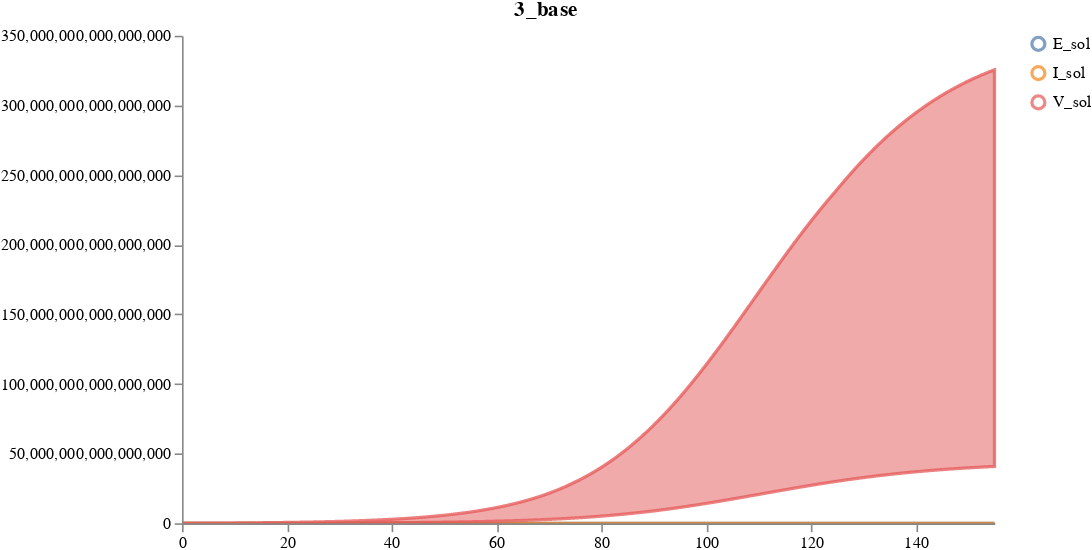

Source (notebook cell):
### Code cell
num_samples = 5
start_time = 0
end_time = 155 # between 10/02/2020 and 01/25/2021
num_timepoints = (end_time-start_time)*10 + 1
timepoints = list(get_tspan(start_time, end_time, num_timepoints).detach().numpy())

results_3_base = load_and_sample_petri_model(
        tm, num_samples, timepoints=timepoints, method="dopri5",
    visual_options={"title": "3_base", "subset":["I_sol", "E_sol", "V_sol"]}, time_unit="days")
display(results_3_base['data'])
#display(results_3_base)
plots.ipy_display(results_3_base["visual"])

### Figure 1 — Vega specification as saved in the notebook (floating-point values rounded to 4 significant figures; data arrays with more than 128 entries replaced by an {"elided": "..."} marker saying what was removed)
{"$schema": "https://vega.github.io/schema/vega/v5.json", "axes": [{"name": "x_axis", "orient": "bottom", "scale": "xscale", "zindex": 100}, {"name": "y_axis", "orient": "left", "scale": "yscale", "zindex": 100}], "data": [{"name": "distributions", "values": {"elided": "4653 records"}}, {"name": "traces", "transform": [{"expr": "isValid(datum.value)", "type": "filter"}], "values": []}, {"name": "points", "values": []}, {"name": "markers", "values": []}, {"name": "selected", "on": [{"remove": true, "trigger": "clear"}, {"remove": true, "trigger": "!shift"}, {"insert": "clicked", "trigger": "!shift && clicked"}, {"toggle": "clicked", "trigger": "shift && clicked"}]}], "height": 300, "legends": [{"encode": {"labels": {"interactive": true, "name": "legendLabel", "update": {"opacity": [{"test": "!length(data('selected')) || indata('selected', 'value', datum.value)", "value": 1}, {"value": 0.25}]}}, "symbols": {"interactive": true, "name": "legendSymbol", "update": {"fill": {"value": "transparent"}, "opacity": [{"test": "!length(data('selected')) || indata('selected', 'value', datum.value)", "value": 0.7}, {"value": 0.15}], "size": {"value": 64}, "strokeWidth": {"value": 2}}}}, "name": "color_legend", "stroke": "color"}], "marks": [{"from": {"facet": {"data": "points", "groupby": "trajectory", "name": "points_split"}}, "marks": [{"encode": {"hover": {"fillOpacity": {"value": 0.9}}, "update": {"fill": {"field": "trajectory", "scale": "color"}, "fillOpacity": [{"test": "!length(data('selected')) || indata('selected', 'value', datum.trajectory)", "value": 0.5}, {"value": 0.15}], "size": {"value": 10}, "stroke": {"field": "trajectory", "scale": "color"}, "strokeOpacity": [{"test": "!length(data('selected')) || indata('selected', 'value', datum.trajectory)", "value": 0.75}, {"value": 0.15}], "strokeWidth": {"value": 2}, "tooltip": {"field": "value"}, "x": {"field": "timepoint", "scale": "xscale"}, "y": {"field": "value", "scale": "yscale"}}}, "from": {"data": "points"}, "name": "_points_symbol", "type": "symbol", "zindex": 3}, {"encode": {"hover": {"fillOpacity": {"value": 0.9}}, "update": {"interpolate": {"value": "linear"}, "stroke": {"field": "trajectory", "scale": "color"}, "strokeOpacity": [{"test": "!length(data('selected')) || indata('selected', 'value', datum.trajectory)", "value": 0.3}, {"value": 0.1}], "strokeWidth": {"value": 2}, "x": {"field": "timepoint", "scale": "xscale"}, "y": {"field": "value", "scale": "yscale"}}}, "from": {"data": "points"}, "name": "_points_line", "type": "line", "zindex": 3}], "name": "_points", "type": "group", "zindex": 3}, {"from": {"facet": {"data": "traces", "groupby": "trajectory", "name": "traces_split"}}, "marks": [{"encode": {"hover": {"fillOpacity": {"value": 0.9}}, "update": {"interpolate": {"value": "linear"}, "stroke": {"field": "trajectory", "scale": "color"}, "strokeOpacity": [{"test": "!length(data('selected')) || indata('selected', 'value', datum.trajectory)", "value": 0.75}, {"value": 0.15}], "strokeWidth": {"value": 2}, "x": {"field": "timepoint", "scale": "xscale"}, "y": {"field": "value", "scale": "yscale"}}}, "from": {"data": "traces_split"}, "name": "_traces_lines", "type": "line"}], "name": "_traces", "type": "group", "zindex": 2}, {"from": {"facet": {"data": "distributions", "groupby": "trajectory", "name": "trajectory_split"}}, "marks": [{"encode": {"hover": {"fillOpacity": {"value": 0.9}}, "update": {"fill": {"field": "trajectory", "scale": "color"}, "fillOpacity": [{"test": "!length(data('selected')) || indata('selected', 'value', datum.trajectory)", "value": 0.5}, {"value": 0.15}], "interpolate": {"value": "linear"}, "stroke": {"field": "trajectory", "scale": "color"}, "strokeOpacity": [{"test": "!length(data('selected')) || indata('selected', 'value', datum.trajectory)", "value": 0.75}, {"value": 0.15}], "strokeWidth": {"value": 2}, "x": {"field": "timepoint", "scale": "xscale"}, "y": {"field": "upper", "scale": "yscale"}, "y2": {"field": "lower", "scale": "yscale"}}}, "from": {"data": "trajectory_split"}, "type": "area"}], "name": "_distributions", "type": "group", "zindex": 1}, {"marks": [{"encode": {"enter": {"stroke": {"value": "lightgray"}}, "update": {"opacity": {"value": 1}, "x": {"field": "timepoint", "scale": "xscale"}, "y": {"signal": "height"}, "y2": {"value": 0}}}, "from": {"data": "markers"}, "name": "_marker text", "type": "rule"}, {"encode": {"enter": {"fontSize": {"value": 8}, "text": {"field": "datum.label"}, "y": {"value": 0}}}, "from": {"data": "_marker text"}, "name": "_marker flags", "transform": [{"as": ["x", "_y", "opacity", "align", "baseline"], "lineAnchor": "start", "offset": [1], "size": {"signal": "[width, height]"}, "type": "label"}], "type": "text"}], "name": "_markers", "type": "group"}], "scales": [{"domain": {"fields": [{"data": "distributions", "field": "timepoint"}, {"data": "traces", "field": "timepoint"}, {"data": "points", "field": "timepoint"}, {"data": "markers", "field": "timepoint"}]}, "name": "xscale", "range": "width", "type": "linear", "zero": false}, {"domain": {"fields": [{"data": "distributions", "field": "lower"}, {"data": "distributions", "field": "upper"}, {"data": "traces", "field": "value"}, {"data": "points", "field": "value"}]}, "name": "yscale", "nice": true, "range": "height", "type": "linear", "zero": true}, {"domain": {"fields": [{"data": "distributions", "field": "trajectory"}, {"data": "traces", "field": "trajectory"}, {"data": "points", "field": "trajectory"}]}, "name": "color", "range": "category", "type": "ordinal"}], "signals": [{"name": "clear", "on": [{"events": "mouseup[!event.item]", "force": true, "update": "true"}], "value": true}, {"name": "shift", "on": [{"events": "@legendSymbol:click, @legendLabel:click", "force": true, "update": "event.shiftKey"}], "value": false}, {"name": "clicked", "on": [{"events": "@legendSymbol:click, @legendLabel:click", "force": true, "update": "{value: datum.value}"}], "value": null}], "title": "3_base", "width": 500}
